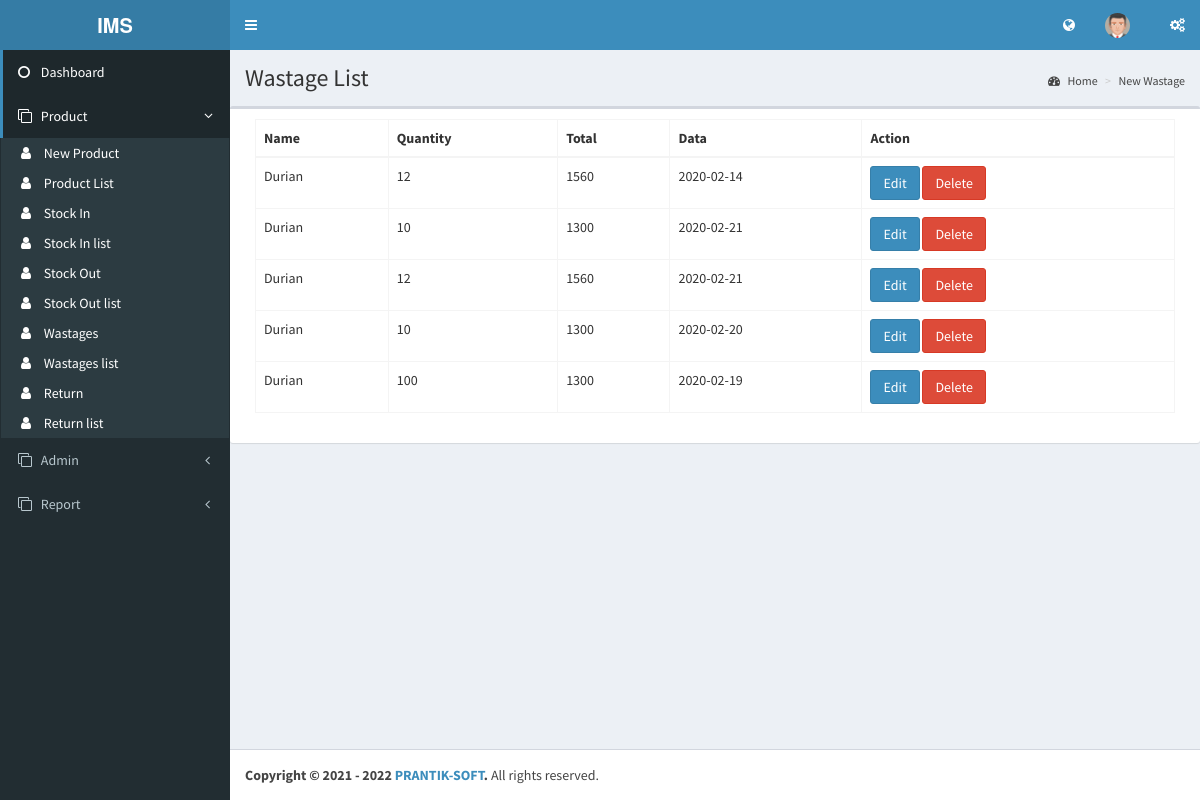
/admin/wastage_list.php (signed in), run on the app's committed database.
### tables this page shows
CREATE TABLE `wastage` (
  `id` bigint(20) NOT NULL,
  `productid` bigint(20) NOT NULL,
  `quantity` int(11) NOT NULL,
  `total` decimal(10,0) NOT NULL,
  `date` date NOT NULL
);

CREATE TABLE `products` (
  `id` bigint(20) NOT NULL,
  `name` varchar(255) NOT NULL,
  `price` decimal(10,0) NOT NULL,
  `unit` varchar(255) NOT NULL,
  `photo` varchar(255) NOT NULL
);

### class/Database.php (called while the page is built, shortened)
<?php
class Database
{
	public $db=NULL;
	function __construct()
	{
		$this->db=new PDO('mysql:host=localhost;dbname=php_project','root','');
	}
	public function getData($table,$where)
	{
		$d=$this->db->query('select * from '.$table.' where '.$where);
		return $d;
	}
}

### class/Controller.php (called while the page is built, shortened)
<?php
require('Database.php');
class Controller extends Database
{
 	public function get_wastage()
{
	$result=$this->getData('wastage','1 order by id desc');
	return $result;
}
}

### admin/wastage_list.php (the view, shortened to what this page needs)
<?php
 require('head_c.php');
$data=$obj->get_wastage();
  ?>
<div class="wrapper">
  <?php
  require('leftMenu.php');
  ?>
  <div class="content-wrapper">
    <section class="content-header">
      <h1>
        Wastage List
      </h1>
      <ol class="breadcrumb">
        <li><a href="index.php"><i class="fa fa-dashboard"></i> Home</a></li>
        <li><a href="wastage.php">New Wastage</a></li>
      </ol>
    </section>
    <section class="content">
      <div class="row">
        <div class="box">
          <div class="box-body">
              <div class="col-xs-12 col-md-12">
                <table id="example1" class="table table-bordered">
                  <thead>
                    <tr>
                      <th>Name</th>
                      <th>Quantity</th>
                      <th>Total</th>
                      <th>Data</th>
                      <th>Action</th>
                    </tr>
                  </thead>
                  <tbody>
                    <?php while ($d=$data->fetch(PDO::FETCH_ASSOC)) {
                      $p=$obj->getData('products','id='.$d['productid'])->fetch(PDO::FETCH_ASSOC);
                      ?>
                    <tr>
                      <td><?php echo $p['name'] ?></td>
                      <td><?php echo $d['quantity'] ?></td>
                      <td><?php echo $d['total'] ?></td>
                      <td><?php echo $d['date'] ?></td>
                      <td>
                        <a href="wastage_edit.php?id=<?php echo $d['id']?>" class="btn btn-primary">Edit</a>
                        <a href="wastage_delete.php?id=<?php echo $d['id']?>" class="btn btn-danger">Delete</a>
                      </td>
                    </tr>
                    <?php } ?>
                  </tbody>
                </table>
            </div>
        </div>
        </div>
        </div>
        </section>
      </div>
    </div>
    <?php require('footer_c.php');?>

### data on the page
wastage: productid.name "Durian", quantity "12", total "1560", date "2020-02-14"
wastage: productid.name "Durian", quantity "10", total "1300", date "2020-02-21"
wastage: productid.name "Durian", quantity "12", total "1560", date "2020-02-21"
wastage: productid.name "Durian", quantity "10", total "1300", date "2020-02-20"
wastage: productid.name "Durian", quantity "100", total "1300", date "2020-02-19"
